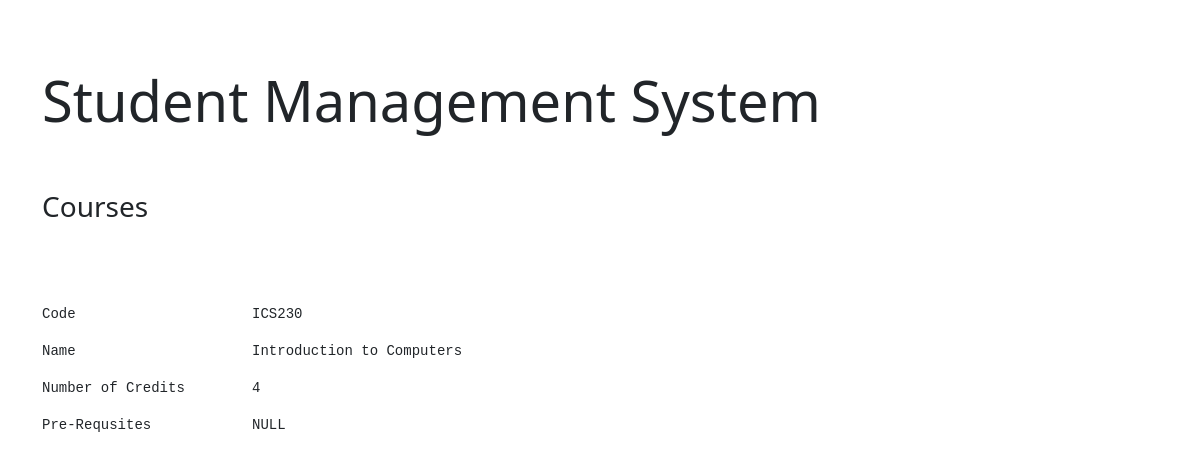
/view_course/ICS230, run on the app's committed database.
### tables this page shows
CREATE TABLE "course" (
	"code"	TEXT,
	"name"	TEXT NOT NULL UNIQUE,
	"number_of_credits"	INTEGER NOT NULL,
	"pre_req"	TEXT,
	PRIMARY KEY("code")
);

### main.py (the view)
@app.route('/view_course/<code>')
def viewparticularcourse(code):
    con = sqlite3.connect("test.sqlite3")
    cur = con.cursor()
    cur.execute("select * from course where code=?",(code,))
    ans = cur.fetchall()
    return render_template('viewcourseparticular.html',course = ans)

### main.py (called while the page is built)
@app.before_request
def before_request():
    g.user=None
    if 'user' in session:
        g.user = session['user']

### TEMPLATES/viewcourseparticular.html (shortened to what this page needs)
<!DOCTYPE html>
<html>
    <head>
        <link href="https://cdn.jsdelivr.net/npm/bootstrap@5.1.3/dist/css/bootstrap.min.css" rel="stylesheet">
    </head>
    <body>
        <div class="container">
            <div class="jumbotron">
                <h1 class="display-4"><br>Student Management System</h1>
            </div>
            <br><br><h3>Courses</h3>
                <div class="col-md-8">
                    <br><br><br>
                    <pre>Code                     {{course[0][0]}}<br></pre>
                    <pre>Name                     {{course[0][1]}}<br></pre>
                    <pre>Number of Credits        {{course[0][2]}}<br></pre>
                    <pre>Pre-Requsites            {{course[0][3]}}<br></pre>
                    <br>
                </div>
            </div>
    </body>
</html>

### data on the page
course: code "ICS230", name "Introduction to Computers", number_of_credits "4", pre_req "NULL"
